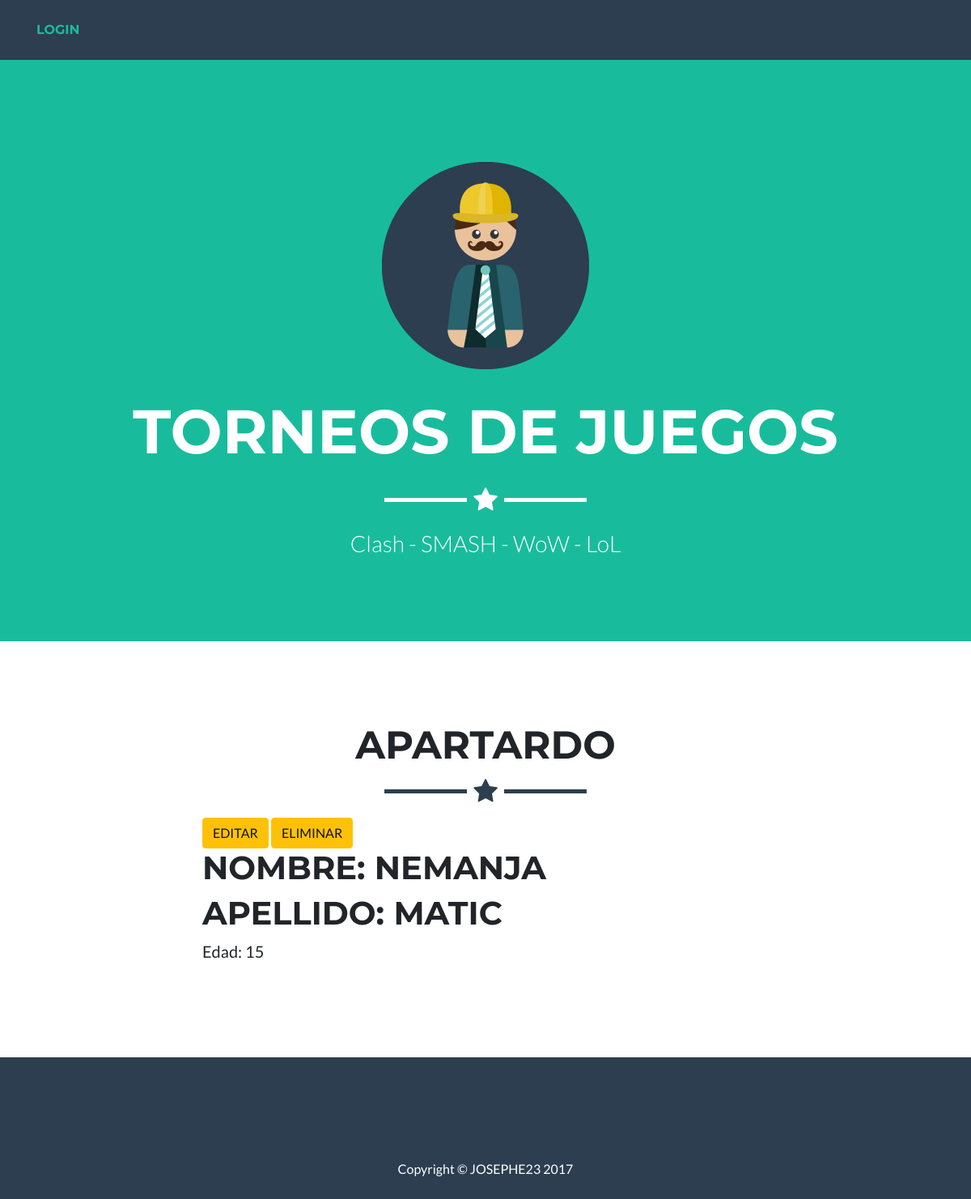
Screenshot of /jugador/1/ with the database file from the repository.
### equipos/models.py (models this page shows, shortened)
class Jugador(models.Model):
    nombre  =   models.CharField(max_length=30)
    apellido  =   models.CharField(max_length=30)
    edad = models.IntegerField()

### equipos/views.py (the view)
# urls.py: url(r'^jugador/(?P<pk>[0-9]+)/$', views.jugador_detalle, name='jugador_detalle'),
def jugador_detalle(request, pk):
    jugador = get_object_or_404(Jugador, pk=pk)
    return render(request, 'equipos/jugador_detalle.html', {'jugador': jugador})

### equipos/templates/equipos/jugador_detalle.html
{% extends 'equipos/base.html'%}
{% block content %}
  <div class="post">
    <a class="btn btn-warning" href="{% url 'jugador_editar' pk=jugador.pk %}"><span class="glyphicon glyphicon-pencil">EDITAR</span></a>
    <a class="btn btn-warning" href="{% url 'jugador_remover' pk=jugador.pk %}"><span class="glyphicon glyphicon-pencil">ELIMINAR</span></a>
    <h1>Nombre: {{jugador.nombre}}</h1>
    <h1>Apellido: {{jugador.apellido}}</h1>
    <p>Edad: {{jugador.edad}}</p>
  </div>
{% endblock %}

### rows the page displays
Jugador: nombre "NEMANJA", apellido "MATIC", edad "15"
